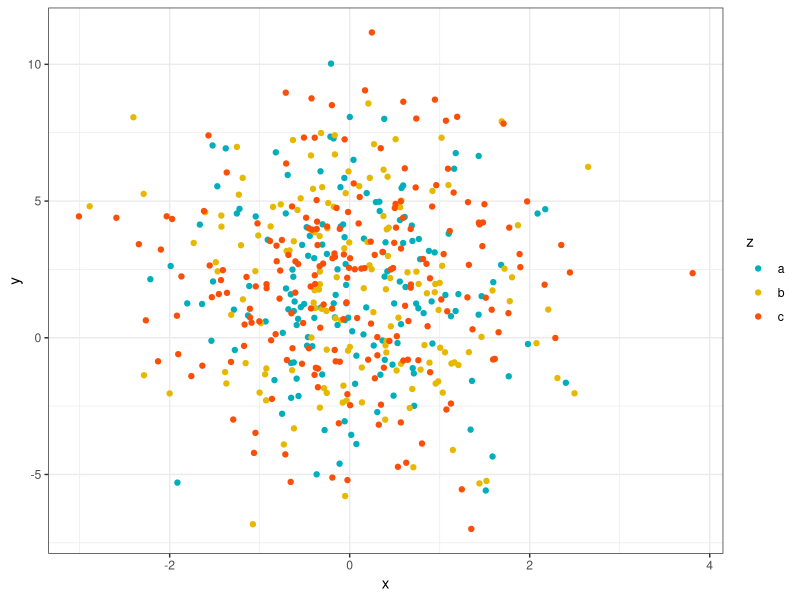

The R script that drew this image:
## ---- chunk 1
library(ggplot2)
make_art <- function(seed){
  if(missing(seed)){
    x <- c(rnorm(500, 0, 1))
    y <- c(rnorm(500, 2, 3))
    z <- c(rep("a", 150), rep("b", 150), rep("c", 200))
    df <- data.frame(x, y, z)
    ggplot(data = df, aes(x, y)) + geom_point(aes(color = z)) +
      theme_bw()+ scale_color_manual(values = c("#00AFBB", "#E7B800", "#FC4E07"))
  }else{
    set.seed(seed)
    x <- c(rnorm(500, 0, 1))
    y <- c(rnorm(500, 2, 3))
    z <- c(rep("a", 150), rep("b", 150), rep("c", 200))
    df <- data.frame(x, y, z)
    ggplot(data = df, aes(x, y)) + geom_point(aes(color = z)) +
      theme_bw()+ scale_color_manual(values = c("#00AFBB", "#E7B800", "#FC4E07"))
  }
}
make_art(1)

